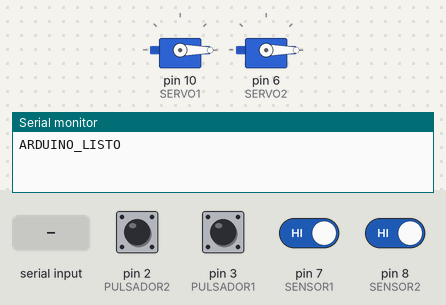
The sketch below on a simulated Arduino Uno, built with avr-gcc and run on an emulated ATmega328P. Shown: 2 × servo, the last lines printed to the serial monitor. The test bench sets the inputs (shaded band); at power-on: pin 2 (PULSADOR2), pin 3 (PULSADOR1), pin 7 (SENSOR1), pin 8 (SENSOR2) HIGH.

Above: at 2.1 s.
2.2 s: "A" received over Serial
At 3.4 s:
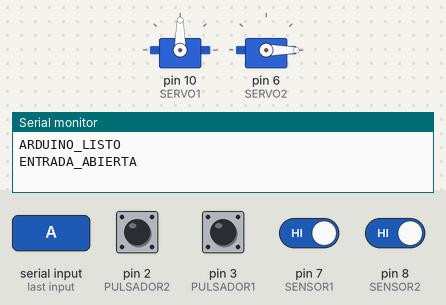
3.7 s: pin 2 (PULSADOR2) pulled LOW for 0.15 s
5.3 s: pin 3 (PULSADOR1) pulled LOW for 0.15 s
6.9 s: pin 7 (SENSOR1) driven LOW
8.4 s: "B" received over Serial
At 9.3 s:
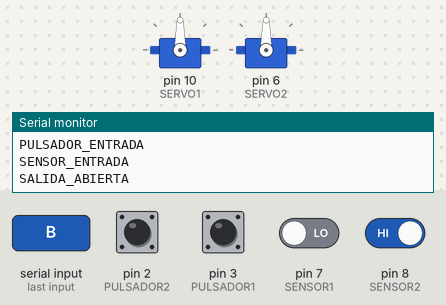
9.9 s: pin 7 (SENSOR1) driven HIGH
At 13.6 s:
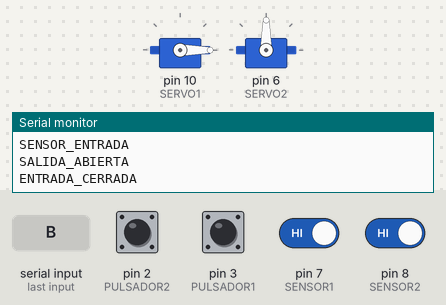
Timing chart, 0 to 13.9 s (numbered marks = the images above; inputs shaded):
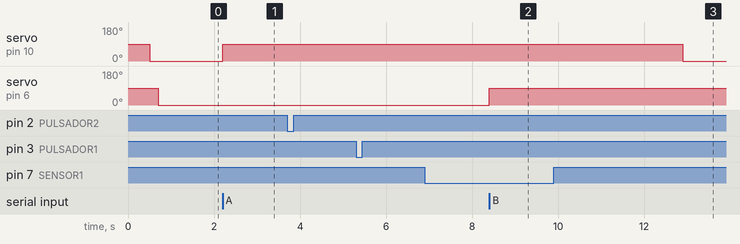

The sketch:

valetis_control_v2.ino
```cpp
// ============================================================
// VALETIS CONTROL v2 — Arduino Sketch
// ============================================================
// Pines:
//   SERVO1 (Entrada)  → Pin 10
//   SERVO2 (Salida)   → Pin 6
//   SENSOR1 (Entrada) → Pin 7  (IR / Ultrasónico)
//   SENSOR2 (Salida)  → Pin 8  (IR / Ultrasónico)
//   PULSADOR1 (Entrada) → Pin 2
//   PULSADOR2 (Pago)    → Pin 3  ← NUEVO
//
// Protocolo Serial (entrada desde Python):
//   'A' → Abrir barrera entrada (Servo 1)
//   'B' → Abrir barrera salida  (Servo 2)
//
// Protocolo Serial (salida hacia Python):
//   "PULSADOR_ENTRADA"  → Botón de entrada presionado
//   "PULSADOR_PAGO"     → Botón de pago presionado   ← NUEVO
//   "SENSOR_ENTRADA"    → Carro pasó por sensor entrada
//   "ENTRADA_ABIERTA"   → Barrera entrada abierta
//   "ENTRADA_CERRADA"   → Barrera entrada cerrada
//   "SALIDA_ABIERTA"    → Barrera salida abierta
//   "SALIDA_CERRADA"    → Barrera salida cerrada
//   "ARDUINO_LISTO"     → Boot completo
// ============================================================

#include <Servo.h>

Servo barrera1;
Servo barrera2;

// ── PINES ────────────────────────────────────────────────────
const int SERVO1    = 10;
const int SERVO2    = 6;
const int SENSOR1   = 7;
const int SENSOR2   = 8;
const int PULSADOR1 = 3;   // Botón ENTRADA
const int PULSADOR2 = 2;   // Botón PAGO

// ── CONSTANTES ──────────────────────────────────────────────
const int CERRADO = 0;
const int ABIERTO = 90;
const unsigned long TIEMPO_CIERRE = 3000;
const unsigned long DEBOUNCE_MS   = 300;  // Anti-rebote botones

// ── ESTADO BARRERAS ─────────────────────────────────────────
bool abierta1   = false;
bool abierta2   = false;
bool esperando1 = false;
bool esperando2 = false;
bool detecto1   = false;
bool detecto2   = false;
bool avisado1   = false;
unsigned long tiempo1 = 0;
unsigned long tiempo2 = 0;

// ── ESTADO PULSADORES ───────────────────────────────────────
bool estadoAnteriorBtn1 = HIGH;
bool estadoAnteriorBtn2 = HIGH;
unsigned long lastPressBtn1 = 0;
unsigned long lastPressBtn2 = 0;

// ── HELPERS ─────────────────────────────────────────────────
bool detecta(int pin) {
  return digitalRead(pin) == LOW;
}

// ── BARRERA 1 — ENTRADA ─────────────────────────────────────
void abrir1() {
  barrera1.write(ABIERTO);
  abierta1   = true;
  esperando1 = false;
  detecto1   = false;
  avisado1   = false;
  Serial.println("ENTRADA_ABIERTA");
}

void cerrar1() {
  barrera1.write(CERRADO);
  abierta1   = false;
  esperando1 = false;
  detecto1   = false;
  avisado1   = false;
  Serial.println("ENTRADA_CERRADA");
}

// ── BARRERA 2 — SALIDA ──────────────────────────────────────
void abrir2() {
  barrera2.write(ABIERTO);
  abierta2   = true;
  esperando2 = false;
  detecto2   = false;
  Serial.println("SALIDA_ABIERTA");
}

void cerrar2() {
  barrera2.write(CERRADO);
  abierta2   = false;
  esperando2 = false;
  detecto2   = false;
  Serial.println("SALIDA_CERRADA");
}

// ── SETUP ───────────────────────────────────────────────────
void setup() {
  Serial.begin(9600);

  pinMode(SENSOR1,   INPUT_PULLUP);
  pinMode(SENSOR2,   INPUT_PULLUP);
  pinMode(PULSADOR1, INPUT_PULLUP);
  pinMode(PULSADOR2, INPUT_PULLUP);  // ← NUEVO

  barrera1.attach(SERVO1);
  barrera2.attach(SERVO2);

  delay(500);
  barrera1.write(CERRADO);
  delay(200);
  barrera2.write(CERRADO);
  delay(200);

  Serial.println("ARDUINO_LISTO");
}

// ── LOOP ────────────────────────────────────────────────────
void loop() {

  // ─── Comandos desde Python ────────────────────────────────
  while (Serial.available() > 0) {
    char c = (char)Serial.read();
    if (c == 'A') abrir1();
    else if (c == 'B') abrir2();
  }

  unsigned long ahora = millis();

  // ─── PULSADOR 1 — ENTRADA ────────────────────────────────
  // Avisa a Valetis que alguien presionó el botón de entrada.
  // Valetis decide si emitir ticket y abrir barrera.
  bool estadoBtn1 = digitalRead(PULSADOR1);
  if (estadoBtn1 == LOW && estadoAnteriorBtn1 == HIGH) {
    if (ahora - lastPressBtn1 > DEBOUNCE_MS) {
      Serial.println("PULSADOR_ENTRADA");
      lastPressBtn1 = ahora;
    }
  }
  estadoAnteriorBtn1 = estadoBtn1;

  // ─── PULSADOR 2 — PAGO ──────────────────────────────────
  // Avisa a Valetis que alguien presionó el botón de pago.
  // Valetis busca el ticket activo más reciente y lo cobra.
  bool estadoBtn2 = digitalRead(PULSADOR2);
  if (estadoBtn2 == LOW && estadoAnteriorBtn2 == HIGH) {
    if (ahora - lastPressBtn2 > DEBOUNCE_MS) {
      Serial.println("PULSADOR_PAGO");
      lastPressBtn2 = ahora;
    }
  }
  estadoAnteriorBtn2 = estadoBtn2;

  // ─── AUTO-CIERRE ENTRADA ─────────────────────────────────
  if (abierta1) {
    if (detecta(SENSOR1)) {
      if (!avisado1) {
        Serial.println("SENSOR_ENTRADA");
        avisado1 = true;
      }
      detecto1   = true;
      esperando1 = false;
    } else {
      if (detecto1) {
        if (!esperando1) {
          esperando1 = true;
          tiempo1    = millis();
        } else if (millis() - tiempo1 >= TIEMPO_CIERRE) {
          cerrar1();
        }
      }
    }
  }

  // ─── AUTO-CIERRE SALIDA ──────────────────────────────────
  if (abierta2) {
    if (detecta(SENSOR2)) {
      detecto2   = true;
      esperando2 = false;
    } else {
      if (detecto2) {
        if (!esperando2) {
          esperando2 = true;
          tiempo2    = millis();
        } else if (millis() - tiempo2 >= TIEMPO_CIERRE) {
          cerrar2();
        }
      }
    }
  }
}
```

Measured:
- after the input at 2.2 s, servo on pin 10 (SERVO1): 0° → 90° at once
- after the input at 8.4 s, servo on pin 6 (SERVO2): 0° → 90° at once
- after the input at 9.9 s, servo on pin 10 (SERVO1): 90° → 0° after 3.0 s
